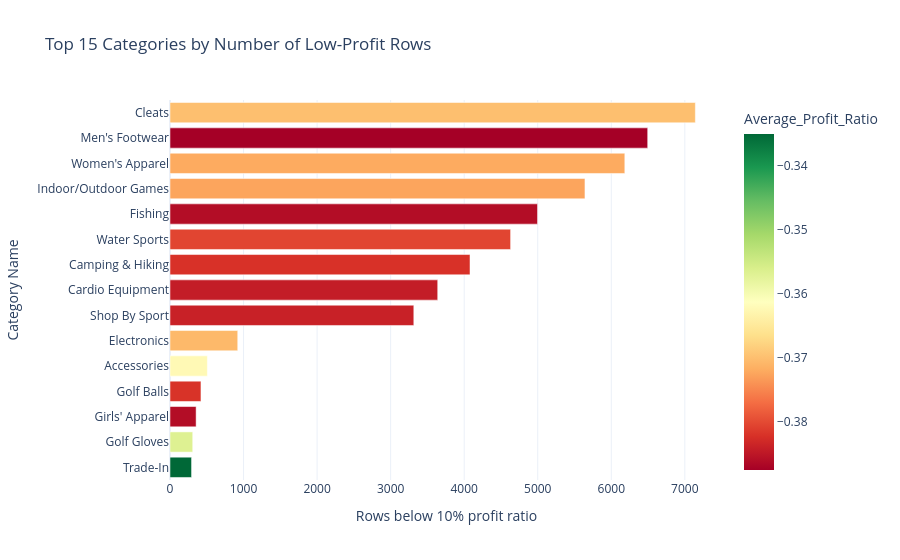

Notebook source saved alongside this figure:
### Code cell
fig = px.bar(
    low_profit_by_category.sort_values('Low_Profit_Rows'),
    x='Low_Profit_Rows', y='Category Name', orientation='h',
    color='Average_Profit_Ratio', color_continuous_scale='RdYlGn',
    title='Top 15 Categories by Number of Low-Profit Rows',
    labels={'Low_Profit_Rows': 'Rows below 10% profit ratio'},
)
fig.update_layout(template='plotly_white')
fig.show()

### Figure 1 — Plotly figure (JSON) as saved in the notebook; plotly's stock layout.template omitted (floating-point values rounded to 4 significant figures)
{"data": [{"alignmentgroup": "True", "hovertemplate": "Rows below 10% profit ratio=%{x}<br>Category Name=%{y}<br>Average_Profit_Ratio=%{marker.color}<extra></extra>", "legendgroup": "", "marker": {"color": [-0.3351, -0.3568, -0.386, -0.382, -0.3623, -0.3706, -0.3839, -0.3843, -0.3821, -0.3805, -0.386, -0.3725, -0.372, -0.3875, -0.37], "coloraxis": "coloraxis", "pattern": {"shape": ""}}, "name": "", "offsetgroup": "", "orientation": "h", "showlegend": false, "textposition": "auto", "type": "bar", "x": [293, 309, 355, 421, 508, 921, 3315, 3640, 4079, 4631, 4997, 5642, 6184, 6495, 7143], "xaxis": "x", "y": ["Trade-In", "Golf Gloves", "Girls' Apparel", "Golf Balls", "Accessories", "Electronics", "Shop By Sport", "Cardio Equipment", "Camping & Hiking", "Water Sports", "Fishing", "Indoor/Outdoor Games", "Women's Apparel", "Men's Footwear", "Cleats"], "yaxis": "y"}], "layout": {"barmode": "relative", "coloraxis": {"colorbar": {"title": {"text": "Average_Profit_Ratio"}}, "colorscale": [[0, "rgb(165,0,38)"], [0.1, "rgb(215,48,39)"], [0.2, "rgb(244,109,67)"], [0.3, "rgb(253,174,97)"], [0.4, "rgb(254,224,139)"], [0.5, "rgb(255,255,191)"], [0.6, "rgb(217,239,139)"], [0.7, "rgb(166,217,106)"], [0.8, "rgb(102,189,99)"], [0.9, "rgb(26,152,80)"], [1, "rgb(0,104,55)"]]}, "legend": {"tracegroupgap": 0}, "title": {"text": "Top 15 Categories by Number of Low-Profit Rows"}, "xaxis": {"anchor": "y", "domain": [0, 1], "title": {"text": "Rows below 10% profit ratio"}}, "yaxis": {"anchor": "x", "domain": [0, 1], "title": {"text": "Category Name"}}}}
